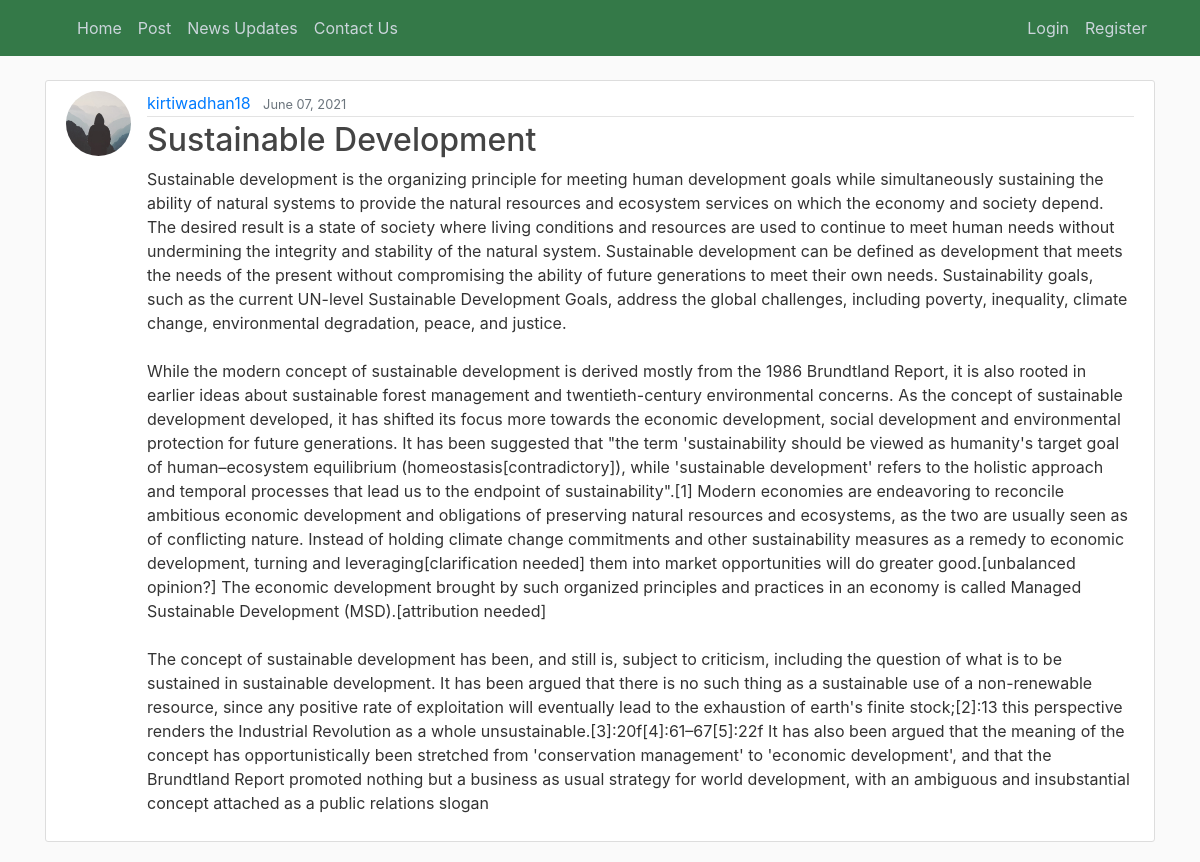
Screenshot of /post/32/ with the database file from the repository.
### blog/models.py (models this page shows, shortened)
class Post(models.Model):
    title = models.CharField(max_length=100)
    content = models.TextField()
    date_posted = models.DateTimeField(default=timezone.now)
    author = models.ForeignKey(User, on_delete=models.CASCADE)

### users/models.py (models this page shows, shortened)
class Profile(models.Model):
    user = models.OneToOneField(User, on_delete=models.CASCADE)
    image = models.ImageField(default='default.jpg', upload_to='profile_pics')

### blog/views.py (the view)
# urls.py: path('post/<int:pk>/', PostDetailView.as_view(), name='post-detail'),
class PostDetailView(DetailView):
    model = Post

### blog/templates/blog/post_detail.html (shortened to what this page needs)
{% extends "blog/base.html" %}
{% block content %}
  <article class="media content-section">
    <img class="rounded-circle article-img" src="{{ object.author.profile.image.url }}">
    <div class="media-body">
      <div class="article-metadata">
        <a class="mr-2" href="{% url 'user-posts' object.author.username %}">{{ object.author }}</a>
        <small class="text-muted">{{ object.date_posted|date:"F d, Y" }}</small>
      </div>
      <h2 class="article-title">{{ object.title }}</h2>
      <p class="article-content">{{ object.content }}</p>
    </div>
  </article>
{% endblock content %}

### blog/static/blog/main.css (style rules this page uses)
h1, h2, h3, h4, h5, h6 { color: #444444; }
.content-section { background: #ffffff; padding: 10px 20px; border: 1px solid #dddddd; border-radius: 3px; margin-bottom: 20px; }
.article-title { color: #444444; }
.article-content { white-space: pre-line; }
.article-img { height: 65px; width: 65px; margin-right: 16px; }
.article-metadata { padding-bottom: 1px; margin-bottom: 4px; border-bottom: 1px solid #e3e3e3 }

### rows the page displays
Post: author.profile.image (placeholder picture), author "kirtiwadhan18", date_posted "June 07, 2021", title "Sustainable Development", content "Sustainable development is the organizing principle for meeting human development goals while simultaneously sustaining the ability of natural systems to provide the natural resources and ecosystem services on which the economy and society depend. The desired result is a state of society where living conditions and resources are used to continue to meet human needs without undermining the integrity and stability of the natural system. Sustainable development can be defined as development that meets the needs of the present without compromising the ability of future generations to meet their own needs. Sustainability goals, such as the current UN-level Sustainable Development Goals, address…"
